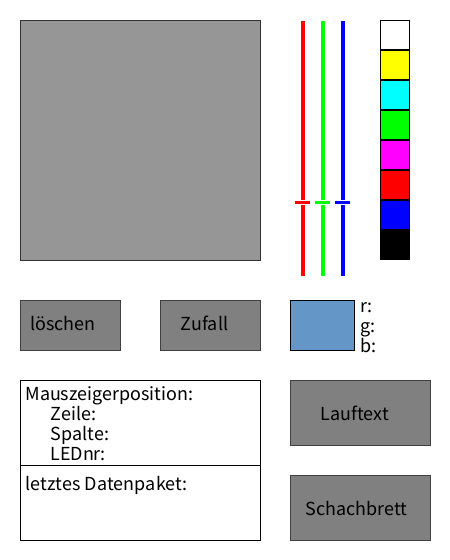
Frame 1 (no input)
Frame 60 (the mouse pressed at the canvas centre just before this capture): identical to frame 1, image omitted
Frame 120 (the mouse held since frame 60 and released just before this capture): identical to frame 1, image omitted

The Processing sketch that drew this single still picture (run headless with seeded random() and noise(); from frame 60 on, the mouse is pressed at the canvas centre):

// Processing sketch: K14_5_nur_Grafik
// ── K14_5_nur_Grafik.pde
void setup() {
  size(450,560);
  background(255);
  textSize(20);
}
 
void draw()
{ 
  // Fläche für LED-Matrix
  stroke(50); fill(150);  
  rect(20, 20, 240, 240);  
  
  // Farbauswahlkästchen am rechten Rand:
  stroke(0);
  fill(255);              // weiß
  rect(380, 20, 29, 29);  
  fill(255,255,0);        // gelb
  rect(380, 50, 29, 29);
  fill(0,255,255);        // cyan
  rect(380, 80, 29, 29);
  fill(0,255,0);          // grün
  rect(380, 110, 29, 29);
  fill(255,0,255);        // pink
  rect(380, 140, 29, 29);
  fill(255,0,0);          // rot
  rect(380, 170, 29, 29);
  fill(0,0,255);          // blau
  rect(380, 200, 29, 29);
  fill(00);               // schwarz
  rect(380, 230, 29, 29);
   
 
  // roter Farbregler:
  fill(255,0,0); stroke(255);
  rect(300,20,5,256);
  rect(294,200,16,4);
 
  // grüner Farbregler:
  fill(0,255,0); 
  rect(320,20,5,256);
  rect(314,200,16,4);
 
  // blauer Farbregler:
  fill(0,0,255); 
  rect(340,20,5,256);
  rect(334,200,16,4);   
 
  // Farbvorschaufeld:
  fill(100, 150, 200); stroke(0);
  rect(290,300,64,50);
 
  // Textanzeige des aktuelle Farbwertes (vor weißem Hintergrund)
  fill(255); stroke(255);
  rect(360,290,70,70);
  fill(0);
  text("r: ", 360,312);
  text("g: ", 360,332);
  text("b: ", 360,352);

  // Raum für Statusinfos (Text vor weißem Hintergrund)
  fill(255); stroke(0);
  rect(20,380,240,85);
  fill(0);
  text("Mauszeigerposition:", 25,400);
  text("Zeile: ", 50,420);
  text("Spalte: ", 50,440);
  text("LEDnr: ", 50,460);
  
  fill(255); rect(20,465,240,75);
  fill(0);
  text("letztes Datenpaket:", 25,490); 

  // Lösch-Button
  fill(128);
  stroke(64);
  rect(20,300,100,50);
  fill(0);
  text("löschen", 30,330);
  
  // Zufall-Button
  fill(128);
  stroke(64);
  rect(160,300,100,50);
  fill(0);
  text("Zufall", 180,330);
  
  // Lauftext-Button 
  fill(128);
  stroke(64);
  rect(290,380,140,65);
  fill(0);
  text("Lauftext", 320,420);
  
  // Schachbrett-Button
  fill(128);
  stroke(64);
  rect(290,475,140,65);
  fill(0);
  text("Schachbrett", 305,515);
}
